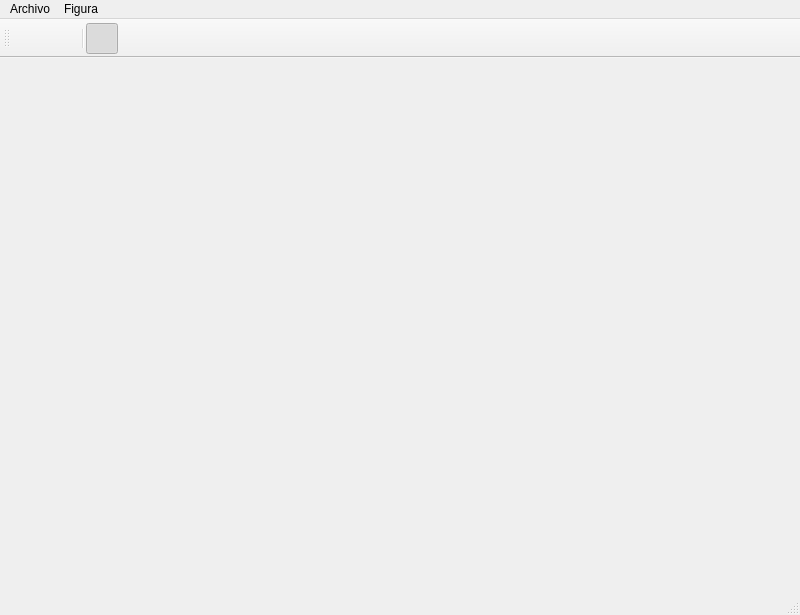
<?xml version="1.0" encoding="UTF-8"?>
<ui version="4.0">
 <class>Principal</class>
 <widget class="QMainWindow" name="Principal">
  <property name="geometry">
   <rect>
    <x>0</x>
    <y>0</y>
    <width>800</width>
    <height>615</height>
   </rect>
  </property>
  <property name="minimumSize">
   <size>
    <width>0</width>
    <height>50</height>
   </size>
  </property>
  <property name="cursor">
   <cursorShape>CrossCursor</cursorShape>
  </property>
  <property name="windowTitle">
   <string>Principal</string>
  </property>
  <property name="windowIcon">
   <iconset resource="Recursos.qrc">
    <normaloff>:/Recursos/cepillo.png</normaloff>:/Recursos/cepillo.png</iconset>
  </property>
  <widget class="QWidget" name="centralwidget"/>
  <widget class="QMenuBar" name="menubar">
   <property name="geometry">
    <rect>
     <x>0</x>
     <y>0</y>
     <width>800</width>
     <height>22</height>
    </rect>
   </property>
   <widget class="QMenu" name="menuArchivo">
    <property name="tearOffEnabled">
     <bool>false</bool>
    </property>
    <property name="title">
     <string>Archivo</string>
    </property>
    <property name="toolTipsVisible">
     <bool>false</bool>
    </property>
    <addaction name="separator"/>
    <addaction name="actionNuevo"/>
    <addaction name="actionAbrir"/>
    <addaction name="actionGuardar"/>
    <addaction name="actionLimpiar"/>
   </widget>
   <widget class="QMenu" name="menuFigura">
    <property name="title">
     <string>Figura</string>
    </property>
    <addaction name="actionLinea"/>
    <addaction name="actionRectangulo"/>
    <addaction name="actionCircunferencia"/>
    <addaction name="actionLIbre"/>
    <addaction name="actionColor_2"/>
    <addaction name="actionGrosor"/>
   </widget>
   <addaction name="menuArchivo"/>
   <addaction name="menuFigura"/>
  </widget>
  <widget class="QStatusBar" name="statusbar"/>
  <widget class="QToolBar" name="toolBar">
   <property name="minimumSize">
    <size>
     <width>0</width>
     <height>0</height>
    </size>
   </property>
   <property name="windowTitle">
    <string>toolBar</string>
   </property>
   <property name="toolButtonStyle">
    <enum>Qt::ToolButtonTextUnderIcon</enum>
   </property>
   <attribute name="toolBarArea">
    <enum>TopToolBarArea</enum>
   </attribute>
   <attribute name="toolBarBreak">
    <bool>false</bool>
   </attribute>
   <addaction name="actionColor"/>
   <addaction name="actionAncho"/>
   <addaction name="separator"/>
   <addaction name="actionLibre"/>
   <addaction name="actionLineas"/>
   <addaction name="actionRect_nculos"/>
   <addaction name="actionCircunferencias"/>
  </widget>
  <action name="actionNuevo">
   <property name="icon">
    <iconset resource="Recursos.qrc">
     <normaloff>:/Recursos/abrir-esquema-de-carpeta.png</normaloff>:/Recursos/abrir-esquema-de-carpeta.png</iconset>
   </property>
   <property name="text">
    <string>Nuevo</string>
   </property>
   <property name="shortcut">
    <string>Ctrl+N</string>
   </property>
  </action>
  <action name="actionGuardar">
   <property name="icon">
    <iconset resource="Recursos.qrc">
     <normaloff>:/Recursos/disquete.png</normaloff>:/Recursos/disquete.png</iconset>
   </property>
   <property name="text">
    <string>Guardar</string>
   </property>
   <property name="shortcut">
    <string>Ctrl+S</string>
   </property>
  </action>
  <action name="actionColor">
   <property name="icon">
    <iconset resource="Recursos.qrc">
     <normaloff>:/Recursos/rueda-de-color.png</normaloff>:/Recursos/rueda-de-color.png</iconset>
   </property>
   <property name="text">
    <string/>
   </property>
   <property name="shortcut">
    <string>Ctrl+Shift+C</string>
   </property>
  </action>
  <action name="actionAncho">
   <property name="icon">
    <iconset resource="Recursos.qrc">
     <normaloff>:/Recursos/ancho.png</normaloff>:/Recursos/ancho.png</iconset>
   </property>
   <property name="text">
    <string/>
   </property>
   <property name="shortcut">
    <string>Ctrl+Shift+A</string>
   </property>
  </action>
  <action name="actionLineas">
   <property name="checkable">
    <bool>true</bool>
   </property>
   <property name="checked">
    <bool>false</bool>
   </property>
   <property name="icon">
    <iconset resource="Recursos.qrc">
     <normaloff>:/Recursos/linea-diagonal.png</normaloff>:/Recursos/linea-diagonal.png</iconset>
   </property>
   <property name="text">
    <string/>
   </property>
  </action>
  <action name="actionLibre">
   <property name="checkable">
    <bool>true</bool>
   </property>
   <property name="checked">
    <bool>true</bool>
   </property>
   <property name="enabled">
    <bool>true</bool>
   </property>
   <property name="icon">
    <iconset resource="Recursos.qrc">
     <normaloff>:/Recursos/pincel.png</normaloff>:/Recursos/pincel.png</iconset>
   </property>
   <property name="text">
    <string/>
   </property>
   <property name="shortcutContext">
    <enum>Qt::WindowShortcut</enum>
   </property>
   <property name="priority">
    <enum>QAction::NormalPriority</enum>
   </property>
  </action>
  <action name="actionRect_nculos">
   <property name="checkable">
    <bool>true</bool>
   </property>
   <property name="enabled">
    <bool>true</bool>
   </property>
   <property name="icon">
    <iconset resource="Recursos.qrc">
     <normaloff>:/Recursos/rectangulo.png</normaloff>:/Recursos/rectangulo.png</iconset>
   </property>
   <property name="text">
    <string/>
   </property>
   <property name="statusTip">
    <string/>
   </property>
   <property name="autoRepeat">
    <bool>true</bool>
   </property>
  </action>
  <action name="actionCircunferencias">
   <property name="checkable">
    <bool>true</bool>
   </property>
   <property name="icon">
    <iconset resource="Recursos.qrc">
     <normaloff>:/Recursos/lavado-en-seco.png</normaloff>:/Recursos/lavado-en-seco.png</iconset>
   </property>
   <property name="text">
    <string/>
   </property>
  </action>
  <action name="actionAbrir">
   <property name="icon">
    <iconset resource="Recursos.qrc">
     <normaloff>:/Recursos/archivo-nuevo.png</normaloff>:/Recursos/archivo-nuevo.png</iconset>
   </property>
   <property name="text">
    <string>Abrir</string>
   </property>
   <property name="shortcut">
    <string>Ctrl+O</string>
   </property>
  </action>
  <action name="actionLimpiar">
   <property name="icon">
    <iconset resource="Recursos.qrc">
     <normaloff>:/Recursos/limpiar.png</normaloff>:/Recursos/limpiar.png</iconset>
   </property>
   <property name="text">
    <string>Limpiar</string>
   </property>
  </action>
  <action name="actionLinea">
   <property name="icon">
    <iconset resource="Recursos.qrc">
     <normaloff>:/Recursos/linea-diagonal.png</normaloff>:/Recursos/linea-diagonal.png</iconset>
   </property>
   <property name="text">
    <string>Linea</string>
   </property>
  </action>
  <action name="actionRectangulo">
   <property name="icon">
    <iconset resource="Recursos.qrc">
     <normaloff>:/Recursos/rectangulo.png</normaloff>:/Recursos/rectangulo.png</iconset>
   </property>
   <property name="text">
    <string>Rectangulo</string>
   </property>
  </action>
  <action name="actionCircunferencia">
   <property name="icon">
    <iconset resource="Recursos.qrc">
     <normaloff>:/Recursos/lavado-en-seco.png</normaloff>:/Recursos/lavado-en-seco.png</iconset>
   </property>
   <property name="text">
    <string>Circunferencia</string>
   </property>
  </action>
  <action name="actionLIbre">
   <property name="icon">
    <iconset resource="Recursos.qrc">
     <normaloff>:/Recursos/pincel.png</normaloff>:/Recursos/pincel.png</iconset>
   </property>
   <property name="text">
    <string>LIbre</string>
   </property>
  </action>
  <action name="actionColor_2">
   <property name="icon">
    <iconset resource="Recursos.qrc">
     <normaloff>:/Recursos/rueda-de-color.png</normaloff>:/Recursos/rueda-de-color.png</iconset>
   </property>
   <property name="text">
    <string>Color</string>
   </property>
  </action>
  <action name="actionGrosor">
   <property name="icon">
    <iconset resource="Recursos.qrc">
     <normaloff>:/Recursos/ancho.png</normaloff>:/Recursos/ancho.png</iconset>
   </property>
   <property name="text">
    <string>Grosor</string>
   </property>
  </action>
 </widget>
 <resources>
  <include location="Recursos.qrc"/>
 </resources>
 <connections/>
</ui>
